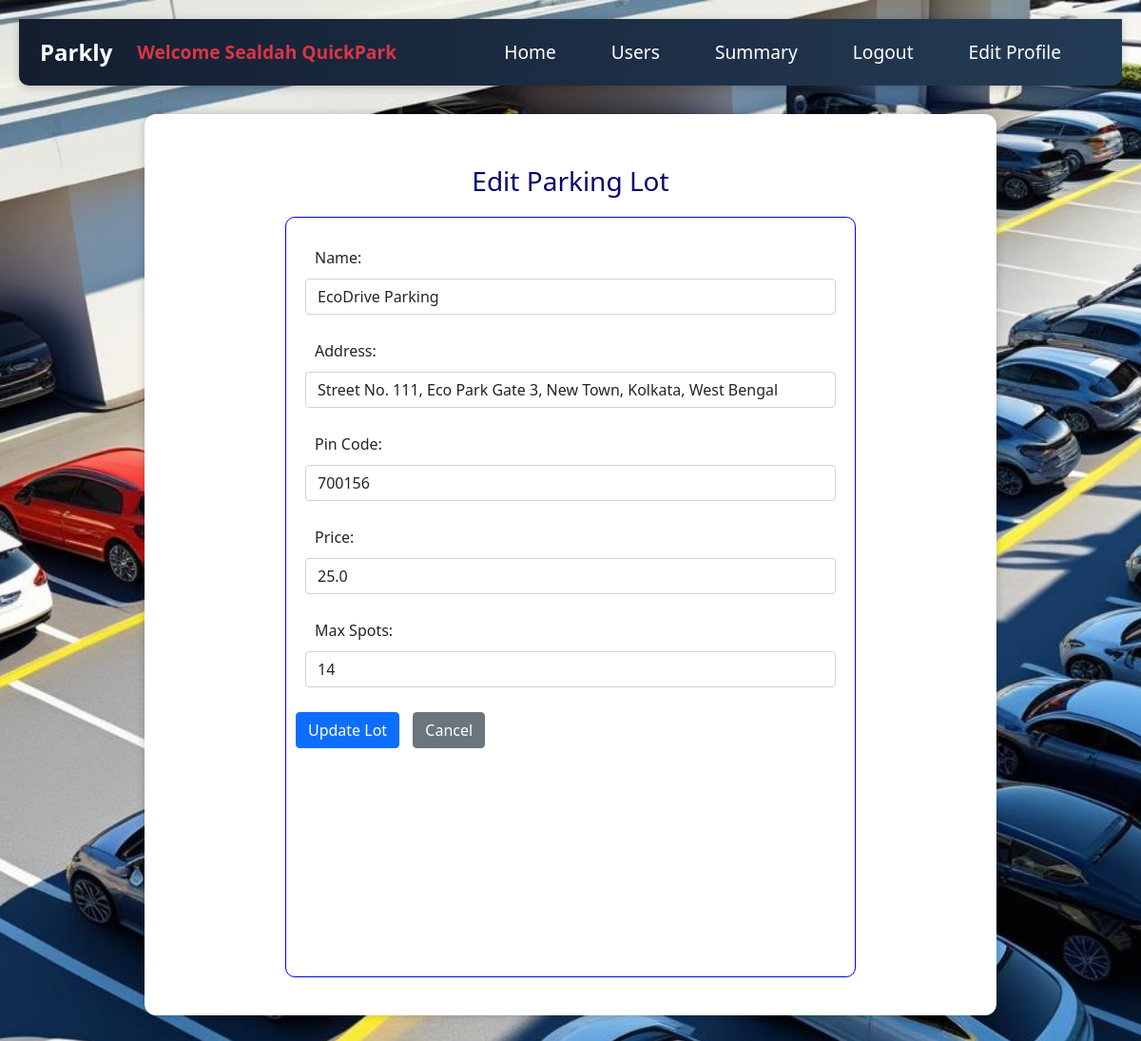
Page /edit_parking_lot/2/Sealdah QuickPark (signed in) on the committed database.
### backend/models.py (models this page shows)
class Parking_lot(db.Model):
    __tablename__="parking_lot"
    id=db.Column(db.Integer,primary_key=True)
    name=db.Column(db.String,nullable=False)
    address=db.Column(db.String,nullable=False)
    pin_code=db.Column(db.Integer,nullable=False)
    price=db.Column(db.Float,default=0.0)
    max_spots=db.Column(db.Integer,nullable=False)
    spots=db.relationship("Parking_spot",cascade="all,delete",backref="parking_lot",lazy=True) # parking lot can access it's all spots
    reservations=db.relationship("Reservation",cascade="all,delete",backref="parking_lot",lazy=True) # parking lot can access it's all reservation

### backend/controllers.py (the view, shortened to what this page needs)
@app.route("/edit_parking_lot/<int:lot_id>/<name>", methods=["GET", "POST"])
@login_required
def edit_parking_lot(lot_id, name):
    lot = Parking_lot.query.get_or_404(lot_id)
    return render_template("edit_parking_lot.html", lot=lot, name=name)

### backend/controllers.py (called while the page is built)
@login_manager.user_loader
def load_user(user_id):
    return User.query.get(int(user_id))

### templates/edit_parking_lot.html
{% extends "admin_layout.html" %}
{% block content %}
<div class="main-content">
<div class="container mt-4">
    <h3 class="center">Edit Parking Lot</h3>
    <form method="POST">
      <div class="input_form">
        <div class="mb-3">
            <label>Name:</label>
            <input type="text" name="name" class="form-control" value="{{ lot.name }}" required>
        </div>
        <div class="mb-3">
            <label>Address:</label>
            <input type="text" name="address" class="form-control" value="{{ lot.address }}" required>
        </div>
        <div class="mb-3">
            <label>Pin Code:</label>
            <input type="number" name="pin_code" class="form-control" value="{{ lot.pin_code }}" required>
        </div>
        <div class="mb-3">
            <label>Price:</label>
            <input type="number" step="0.01" name="price" class="form-control" value="{{ lot.price }}" required>
        </div>
        <div class="mb-3">
            <label>Max Spots:</label>
            <input type="number" name="max_spots" class="form-control" value="{{ lot.max_spots }}" required>
        </div>
        <button type="submit" class="btn btn-primary">Update Lot</button>
        <a href="{{ url_for('admin_dashboard', name=name) }}" class="btn btn-secondary">Cancel</a>
      </div>
    </form>
</div>
</div>
{% endblock %}

### static/styles/main.css (style rules this page uses)
* { margin: 10px; padding: 0; box-sizing: border-box; }
body { font-family: Arial, sans-serif; }
.input_form { border: 1px solid blue; width: 600px; height: 800px; margin: auto; margin-top: 20px; padding: 10px; border-radius: 10px; font-size: 16px; text-align: justify; }
.center { text-align: center; margin: auto; color: rgb(5, 5, 110); }

### static/styles/admin.css (style rules this page uses)
.admin-dashboard { background: url('/static/images/parking-bg3.jpg') no-repeat center center fixed; background-size: cover; min-height: 100vh; }
.admin-dashboard .main-content { background-color: white; padding: 30px; border-radius: 12px; margin: 30px auto; width: 95%; box-shadow: 0 0 10px rgba(0, 0, 0, 0.2); }

### rows in the picture
Parking_lot: name "EcoDrive Parking", address "Street No. 111, Eco Park Gate 3, New Town, Kolkata, West Bengal", pin_code "700156", price "25.0", max_spots "14"

### other values in the picture
{{ name }} "Sealdah QuickPark"
